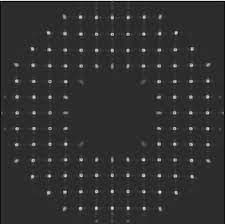
#> input picture example_shifts_image.jpg, 225 x 224 px
$ jupyter execute img2wf.ipynb
#> lines starting #> are read from the running program, lines starting #| are printed output that depends on the picture; after the words box and inside, x2 and y2 are one past the last pixel; in counts of white or black regions, pixels touching at a corner belong together
[cell 1]
import numpy as np
import cv2
from matplotlib import pyplot as plt

[cell 2]
img_shifts=cv2.imread("example_shifts_image.jpg")
#> img_shifts is the input picture: shape (224, 225, 3); min 0, max 240, mean 48.7
plt.imshow(img_shifts)
img_shifts[0,...]=0
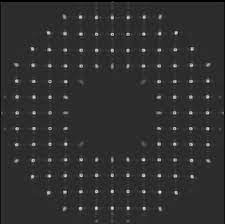
#> img_shifts: shape (224, 225, 3); 0.45% of pixels changed, all inside (x1, y1, x2, y2) = (0, 0, 225, 1)
img_gray=np.zeros_like(img_shifts)
print(np.max(img_shifts))
#| 230

[cell 3]
img_dots=np.copy(img_shifts)
for i in range(13):
    img_dots[7+16*i:8+16*i,:]=[0,0,255]
    img_dots[:,7+16*i:8+16*i]=[0,0,255]
    for j in range(13):
        img_dots[15+16*i:16+16*i,15+16*j:16+16*j,...]=[255,0,0]
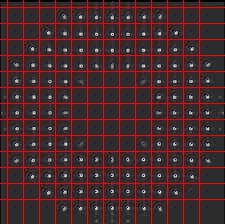
#> img_dots: shape (224, 225, 3); 11.58% of pixels changed, all inside (x1, y1, x2, y2) = (0, 0, 225, 224)
plt.imshow(img_dots)

[cell 4]
img_gray=img_shifts[...,0]
plt.imshow(img_gray,cmap="gray")

[cell 5]
def cut2zero(img,ind):
    img[ind]=0
    return img
ind=img_gray<80
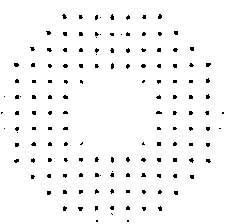
#> ind: shape (224, 225) bool; 96.6% white; black in thin lines or dots
img_gray=cut2zero(img_gray,ind)
#> in cut2zero, `img[ind]=0`:
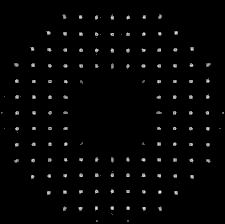
#> img: shape (224, 225); min 0, max 230, mean 4.7
plt.imshow(img_gray,cmap="gray")
print(img_gray.shape)
#| (224, 225)

[cell 6]
def moment(grid):
    size=grid.shape[0]
    center=size/2-0.5
    x, y = np.ogrid[0:size, 0:size]

    x=x-center
    y=y-center
    x=x.repeat(size,1)
    y=y.repeat(size,0)
    y*=-1

    output=np.zeros((1,2))
    output[...,0]=np.sum(grid*x)/np.sum(grid)/np.max(x)
    output[...,1]=np.sum(grid*y)/np.sum(grid)/np.max(y)

    return output

test=np.array([[1,0,1],[0,1,0],[1,0,1]])
print(moment(test))

[cell 7]
def shifts(img,grid_size=16,pad_top=8,pad_left=8):
#> called with grid_size = 16, pad_top = 8, pad_left = 8
    H,W=img.shape
#> H = 224; W = 225

    N_long=(H-pad_top)//grid_size
#> N_long = 13
    N_lat=(W-pad_left)//grid_size
#> N_lat = 13

    shifts=np.full((N_long,N_lat,2), np.nan)

    for i in range(N_long):
        for j in range(N_lat):
            shifts[i,j]=moment(img[pad_top+grid_size*i:pad_top+grid_size-1+grid_size*i,
                                   pad_left+grid_size*j:pad_left+grid_size-1+grid_size*j])
    return shifts

shifts=shifts(img_gray)
np.save("shifts_array.npy", shifts)
print(shifts)
#> (printed output is left out)
